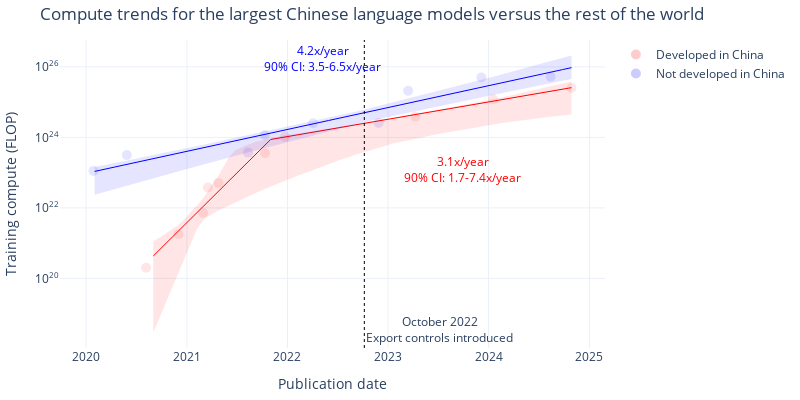

Notebook cell for this chart:
### Code cell
# Graph of the different model fits using plotly

# Use the selected models
model_types = selected_model
# Or custom:
# model_types = {
#     'Non-China': 'Simple',
#     'China': 'One kink',
# }
# Parameters for each model selection
model_params = {
    'Simple': {
        'kink_count': 0,
        'allow_discontinuities': False,
    },
    'One kink': {
        'kink_count': 1,
        'allow_discontinuities': False,
    },
    'Discontinuity': {
        'kink_count': 1,
        'allow_discontinuities': True,
    }
}

def plot_model(df, model_types, model_params):
    fig = go.Figure()

    # Plot the original data points
    df_non_china = df[df['category'] == 'Non-China']
    df_china = df[df['category'] == 'China']

    fig.add_trace(go.Scatter(
        x=df_non_china['date'], y=df_non_china['log_flop'],
        mode='markers', name='Not developed in China', text=df_non_china['Model'],
        marker=dict(color=colors['Non-China'], opacity=0.1, size=10)
    ))
    fig.add_trace(go.Scatter(
        x=df_china['date'], y=df_china['log_flop'],
        mode='markers', name='Developed in China', text=df_china['Model'],
        marker=dict(color=colors['China'], opacity=0.1, size=10)
    ))

    # Show the export controls date
    # Convert 2022-10-07 to seconds since epoch
    export_controls_date = pd.Timestamp('2022-10-07').value / 1e6
    fig.add_vline(x=export_controls_date, line_color='black', line_width=1, line_dash='dot', 
        annotation_text='October 2022<br>Export controls introduced', annotation_position='bottom right')

    date_grid = pd.date_range(start=df['date'].min(), end=df['date'].max(), freq='D')

    trend_dfs = {}
    ci_dfs = {}
    fit_results = {}
    for category, model_type in model_types.items():
        params = model_params[model_type]
        fit_result = fit_n_phase_exponential(df[df['category'] == category], **params)
        fit_results[category] = fit_result

        # Get the month of the first point, then use that to index the date_grid
        start_month = df[df['category'] == category]['date'].min().month + 1
        start_index = np.where(date_grid.month == start_month)[0][0]
        log_flop = fit_result.predict(pd.Series(date_grid))
        # To plot the bootstrapped mean prediction instead:
        # log_flop = np.mean(regression_data[category]['bootstrap_predictions'][model_type], axis=0)

        trend_dfs[category] = pd.DataFrame({
            'date': date_grid[start_index:],
            'log_flop': log_flop[start_index:],
        })

        # Get the confidence intervals
        ci_data = calculate_confidence_intervals(regression_data[category]['bootstrap_predictions'], percentile=90)
        ci_dfs[category] = pd.DataFrame({
            'date': date_grid[start_index:],
            'lower': ci_data[model_type]['lower'][start_index:],
            'upper': ci_data[model_type]['upper'][start_index:],
        })

        # Plot the best fit line with confidence intervals
        fig.add_trace(go.Scatter(
            x=date_grid[start_index:], y=log_flop[start_index:],
            mode='lines', name=f'{category} best fit line',
            line=dict(color=colors[category], width=1),
            showlegend=False,
        ))
        fig.add_trace(go.Scatter(
            x=date_grid[start_index:],
            y=ci_data[model_type]['lower'][start_index:],
            mode='lines',
            line=dict(color=colors[category], width=0),
            showlegend=False,
        ))
        fig.add_trace(go.Scatter(
            x=date_grid[start_index:],
            y=ci_data[model_type]['upper'][start_index:],
            mode='lines',
            fill='tonexty',
            fillcolor='rgba(0,0,255,0.1)' if category == 'Non-China' else 'rgba(255,0,0,0.1)',
            line=dict(color=colors[category], width=0),
            name=f'{category} 90% CI',
            showlegend=False,
        ))

    # Add slope labels
    for category in ['Non-China', 'China']:
        category_df = df[df['category'] == category]
        points = [category_df['date'].min()] + fit_results[category].break_points_dt + [category_df['date'].max()]
        model_type = model_types[category]
        best_slope = 10**regression_data[category]['models'][model_type].oom_year_slopes[-1]
        slopes = bootstrap_summary_data[category]['bootstrap_slopes'][model_type]
        slope_label = f'{best_slope:.1f}x/year<br>90% CI: {slopes[0]:.1f}-{slopes[1]:.1f}x/year'
        for i in range(len(points) - 2, len(points) - 1):
            mid = points[i] + (points[i+1] - points[i]) / 2
            if category == 'China':
                mid += pd.Timedelta(days=150)
            y = fit_results[category].predict(pd.Series([mid]))[0]
            fig.add_annotation(
                x=mid, y=y + 1.8 * (1 if category == 'Non-China' else -1),
                text=slope_label,
                showarrow=False,
                font=dict(size=12, color=colors[category])
            )

    # Update layout
    title = f'Compute trends for the largest Chinese language models versus the rest of the world'
    fig.update_layout(
        template='plotly_white',
        width=800,
        height=400,
        title=title,
        xaxis_title='Publication date',
        yaxis_title='Training compute (FLOP)',
        legend_title='',
        margin=dict(l=10, r=10, t=40, b=10),
        yaxis=dict(
            tickmode='array',
            tickvals=list(range(int(df['log_flop'].min()), int(df['log_flop'].max())+2, 2)),
            ticktext=[f'10<sup>{i}</sup>' for i in range(int(df['log_flop'].min()), int(df['log_flop'].max())+2, 2)]
        )
    )

    if save:
        fname = f'compute_regression_china_model={model_types["China"]}_non_china_model={model_types["Non-China"]}_model_selection={model_selection}_frontier={frontier_selection}_top{top_n}_cutoff={cutoff_date}'
        save_plot(fig, results_dir, fname)
        
        slope_df = pd.DataFrame({
            'Category': ['Non-China', 'China'],
            'Best fit slope': [10**regression_data[category]['models'][model_types[category]].oom_year_slopes[-1] for category in ['Non-China', 'China']],
            '90% CI lower': [bootstrap_summary_data[category]['bootstrap_slopes'][model_types[category]][0] for category in ['Non-China', 'China']],
            '90% CI upper': [bootstrap_summary_data[category]['bootstrap_slopes'][model_types[category]][1] for category in ['Non-China', 'China']],
        })
        slope_df.to_csv(results_dir + f'plot_data/recent_slopes_{fname}.csv', index=False)

        df_non_china[['Model', 'Organization', 'date', 'log_flop']].to_csv(results_dir + f'plot_data/non_china_scatter_{fname}.csv', index=False)
        df_china[['Model', 'Organization', 'date', 'log_flop']].to_csv(results_dir + f'plot_data/china_scatter_{fname}.csv', index=False)
        trend_dfs['Non-China'][['date', 'log_flop']].to_csv(results_dir + f'plot_data/non_china_best_fit_line_{fname}.csv', index=False)
        trend_dfs['China'][['date', 'log_flop']].to_csv(results_dir + f'plot_data/china_best_fit_line_{fname}.csv', index=False)
        ci_dfs['Non-China'][['date', 'lower', 'upper']].to_csv(results_dir + f'plot_data/non_china_ci_{fname}.csv', index=False)
        ci_dfs['China'][['date', 'lower', 'upper']].to_csv(results_dir + f'plot_data/china_ci_{fname}.csv', index=False)

    fig.show()

    return fit_results

fit_results = plot_model(df_filtered, model_types, model_params)

### Figure 1 — Plotly figure (JSON) as saved in the notebook; plotly's stock layout.template omitted (floating-point values rounded to 4 significant figures; data arrays with more than 128 entries replaced by an {"elided": "..."} marker saying what was removed)
{"data": [{"marker": {"color": "blue", "opacity": 0.1, "size": 10}, "mode": "markers", "name": "Not developed in China", "text": ["Meena", "GPT-3 175B (davinci)", "Jurassic-1-Jumbo", "Megatron-Turing NLG 530B", "PaLM (540B)", "GPT-3.5", "GPT-4", "Gemini 1.0 Ultra", "Grok-2"], "type": "scatter", "x": ["2020-01-28T00:00:00", "2020-05-28T00:00:00", "2021-08-11T00:00:00", "2021-10-11T00:00:00", "2022-04-04T00:00:00", "2022-11-28T00:00:00", "2023-03-15T00:00:00", "2023-12-06T00:00:00", "2024-08-13T00:00:00"], "y": [23.05, 23.5, 23.57, 24.07, 24.4, 24.41, 25.32, 25.7, 25.72]}, {"marker": {"color": "red", "opacity": 0.1, "size": 10}, "mode": "markers", "name": "Developed in China", "text": ["ERNIE-GEN (large)", "CPM-Large", "Wu Dao - Wen Lan", "GLM-10B", "PanGu-α", "Yuan 1.0", "ERNIE 3.0 Titan", "SenseChat", "GLM-4 (0116)", "Doubao-pro"], "type": "scatter", "x": ["2020-08-06T00:00:00", "2020-12-01T00:00:00", "2021-03-01T00:00:00", "2021-03-18T00:00:00", "2021-04-25T00:00:00", "2021-10-12T00:00:00", "2021-12-23T00:00:00", "2023-04-10T00:00:00", "2024-01-17T00:00:00", "2024-10-28T00:00:00"], "y": [20.3, 21.26, 21.86, 22.58, 22.71, 23.55, 24.02, 24.59, 25.08, 25.4]}, {"line": {"color": "red", "width": 1}, "mode": "lines", "name": "China best fit line", "showlegend": false, "type": "scatter", "x": {"elided": "1519 str values"}, "y": {"elided": "1519 float values"}}, {"line": {"color": "red", "width": 0}, "mode": "lines", "showlegend": false, "type": "scatter", "x": {"elided": "1519 str values"}, "y": {"elided": "1519 float values"}}, {"fill": "tonexty", "fillcolor": "rgba(255,0,0,0.1)", "line": {"color": "red", "width": 0}, "mode": "lines", "name": "China 90% CI", "showlegend": false, "type": "scatter", "x": {"elided": "1519 str values"}, "y": {"elided": "1519 float values"}}, {"line": {"color": "blue", "width": 1}, "mode": "lines", "name": "Non-China best fit line", "showlegend": false, "type": "scatter", "x": {"elided": "1732 str values"}, "y": {"elided": "1732 float values"}}, {"line": {"color": "blue", "width": 0}, "mode": "lines", "showlegend": false, "type": "scatter", "x": {"elided": "1732 str values"}, "y": {"elided": "1732 float values"}}, {"fill": "tonexty", "fillcolor": "rgba(0,0,255,0.1)", "line": {"color": "blue", "width": 0}, "mode": "lines", "name": "Non-China 90% CI", "showlegend": false, "type": "scatter", "x": {"elided": "1732 str values"}, "y": {"elided": "1732 float values"}}], "layout": {"annotations": [{"showarrow": false, "text": "October 2022<br>Export controls introduced", "x": 1665100800000, "xanchor": "left", "xref": "x", "y": 0, "yanchor": "bottom", "yref": "y domain"}, {"font": {"color": "blue", "size": 12}, "showarrow": false, "text": "4.2x/year<br>90% CI: 3.5-6.5x/year", "x": "2022-05-06T12:00:00", "y": 26.24}, {"font": {"color": "red", "size": 12}, "showarrow": false, "text": "3.1x/year<br>90% CI: 1.7-7.4x/year", "x": "2023-09-28T00:00:00", "y": 23.08}], "height": 400, "legend": {"title": {"text": ""}}, "margin": {"b": 10, "l": 10, "r": 10, "t": 40}, "shapes": [{"line": {"color": "black", "dash": "dot", "width": 1}, "type": "line", "x0": 1665100800000, "x1": 1665100800000, "xref": "x", "y0": 0, "y1": 1, "yref": "y domain"}], "title": {"text": "Compute trends for the largest Chinese language models versus the rest of the world"}, "width": 800, "xaxis": {"title": {"text": "Publication date"}}, "yaxis": {"tickmode": "array", "ticktext": ["10<sup>20</sup>", "10<sup>22</sup>", "10<sup>24</sup>", "10<sup>26</sup>"], "tickvals": [20, 22, 24, 26], "title": {"text": "Training compute (FLOP)"}}}}
